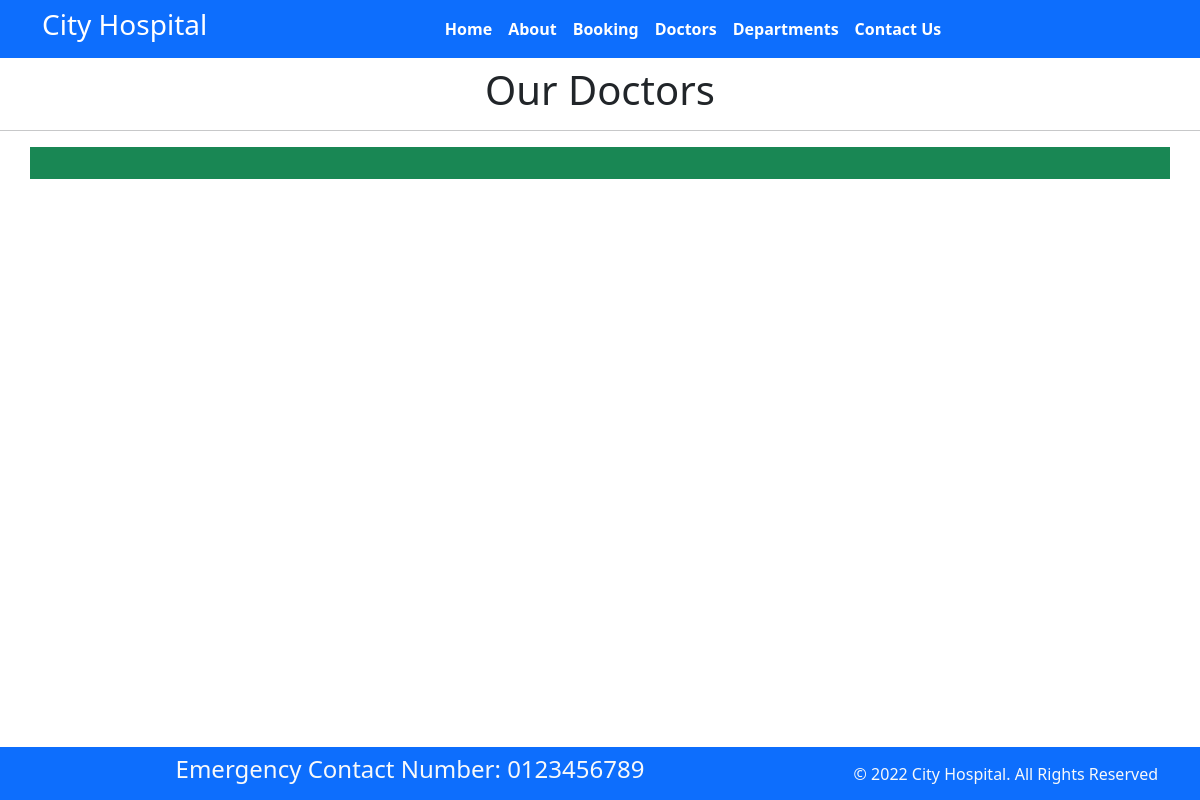
The app's page /doctors/, older data.
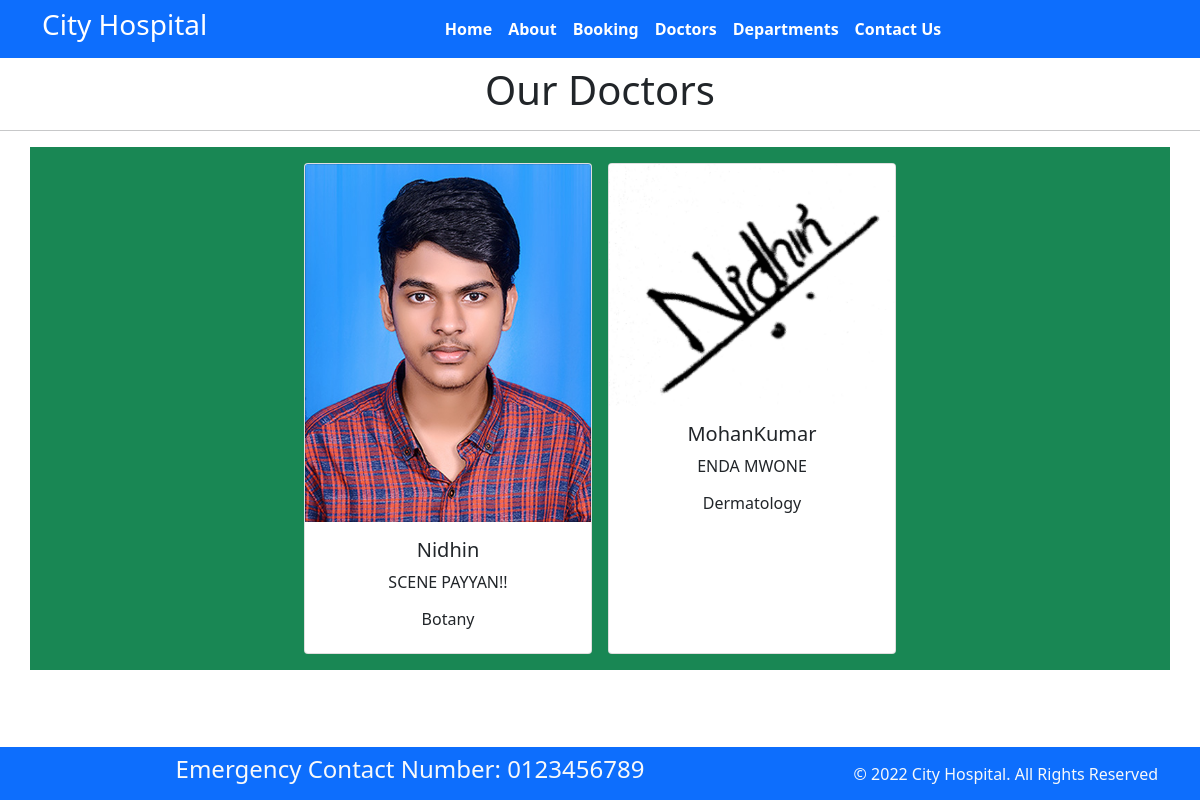
The same page, newer data.
### home/models.py (models this page shows, shortened)
class Doctors(models.Model):
    doc_name=models.CharField(max_length=100)
    doc_spec=models.TextField(max_length=255)
    dep_name=models.ForeignKey(Departments, on_delete=models.CASCADE)
    doc_image=models.ImageField(upload_to='doctors')

class Departments(models.Model):
    dep_name=models.CharField(max_length=100)
    dep_description=models.TextField()
    def __str__(self):
        return self.dep_name

### home/views.py (the view)
# urls.py: path('doctors/', views.doctors,name='doctors'),
def doctors(request):
     dict_doctors={
        "doc":Doctors.objects.all()
     }
     return render(request, "doctor.html",dict_doctors)

### templates/doctor.html (shortened to what this page needs)
{% extends "base.html" %}
{% block content %}
<h1 class="text-center">Our Doctors</h1>
<hr/>
<div class="container p-3 bg-success text-center d-flex justify-content-center">
{% for d in doc %}
<div class="card mx-2 text-center" style="width: 18rem;">
    <img class="card-img-top" src="{{d.doc_image.url}}" alt="Card image cap">
    <div class="card-body">
        <h5 class="card-title">{{d.doc_name}}</h5>
        <p class="card-text">{{d.doc_spec}}</p>
        <h6>{{d.dep_name}}</h6>
    </div>
</div>
{% endfor %}
{% endblock %}

### templates/base.html (shortened to what this page needs)
{% load static %}
<!DOCTYPE html>
<html>
  <head>
    <link
      rel="stylesheet"
      href=" https://cdn.jsdelivr.net/npm/bootstrap@5.1.3/dist/css/bootstrap.min.css " />
    </head>
    <link
      rel="stylesheet"
      href="https://use.fontawesome.com/releases/v5.2.0/css/all.css" />
    <link
      rel="stylesheet"
      href={% static '/css/style.css' %} />
  <body>
    <nav class="navbar bg-primary navbar-expand-md">
      <div class="container">
        <div class="col-2 text-left pl-md-0">
          <h3 class="text-white">City Hospital</h3>
        </div>
        <div
          class="collapse navbar-collapse justify-content-center col-md-8 navbar-collapse-3">
          <ul class="navbar-nav justify-content-center fw-bold">
            <li class="nav-item active">
              <a class="nav-link text-white" href="{% url 'home'%}">Home </a>
            </li>
            <li class="nav-item">
              <a class="nav-link text-white" href="{% url 'about'%}">About</a>
            </li>
            <li class="nav-item">
              <a class="nav-link text-white" href="{% url 'booking'%}">Booking</a>
            </li>
            <li class="nav-item">
              <a class="nav-link text-white" href="{% url 'doctors'%}">Doctors</a>
            </li>
            <li class="nav-item">
              <a class="nav-link text-white" href="{% url 'department'%}">Departments</a>
            </li>
            <li class="nav-item">
              <a class="nav-link text-white" href="{% url 'contact'%}">Contact Us</a>
            </li>
          </ul>
        </div>
      </div>
    </nav>
    <h1>{% block content %}{% endblock %}</h1>
    <section class="fixed-bottom">
      <footer class="pt-2 pb-2 bg-primary text-light">
        <div class="container">
          <div class="row align-items-center">
            <div class="col-12 col-md-8">
              <h4>Emergency Contact Number: 0123456789</h4>
            </div>
            <div class="col-12 col-md-4 mt-4 mt-md-0 text-center text-md-end">
              © 2022 City Hospital. All Rights Reserved
            </div>
          </div>
        </div>
      </footer>
    </section>
  </body>
</html>

Row changes from the older to the newer data that the page shows:
added Doctors: doc_image (picture), doc_name "Nidhin", doc_spec "SCENE PAYYAN!!", dep_name "Botany"
added Doctors: doc_image (picture), doc_name "MohanKumar", doc_spec "ENDA MWONE", dep_name "Dermatology"
